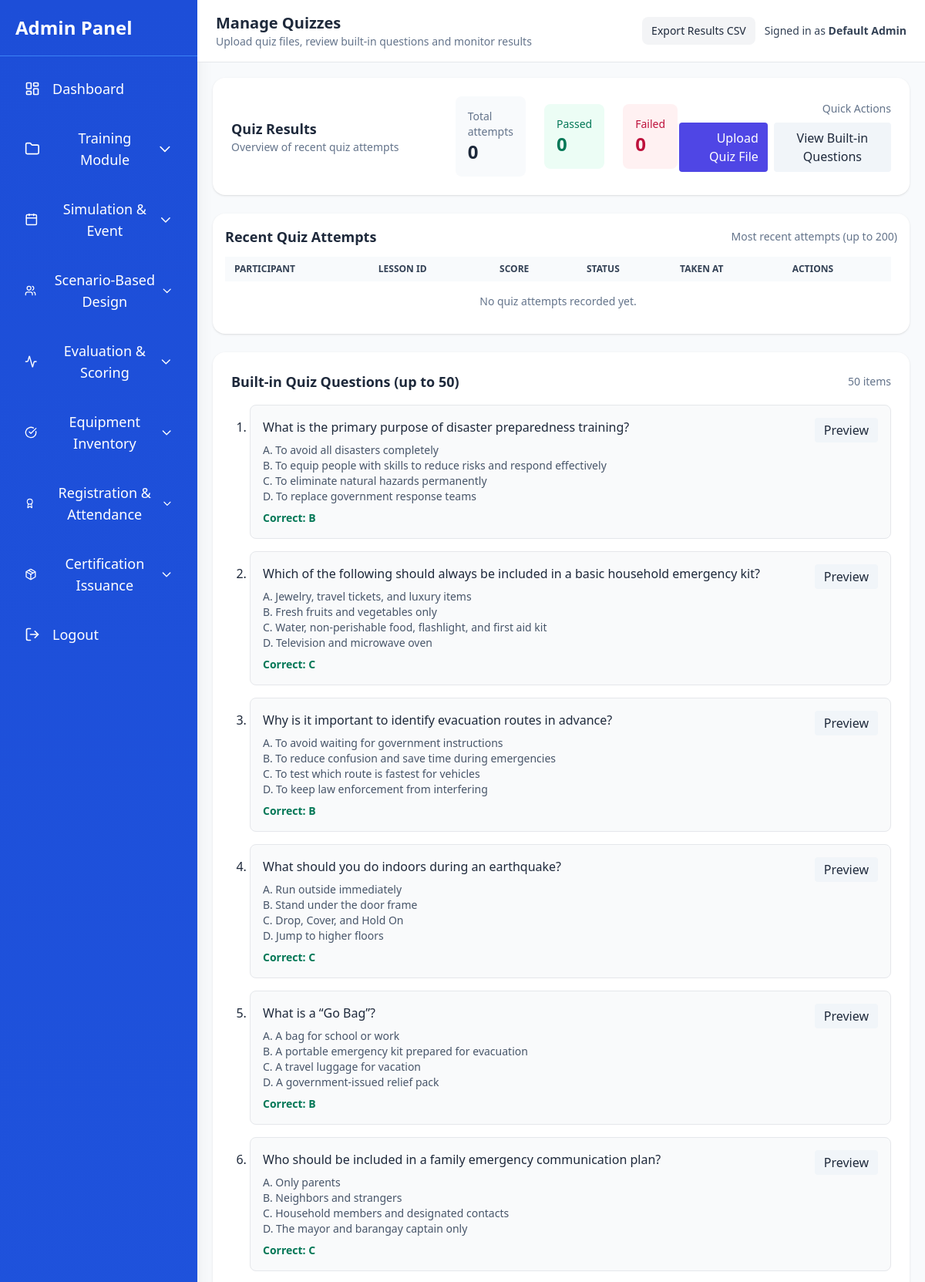
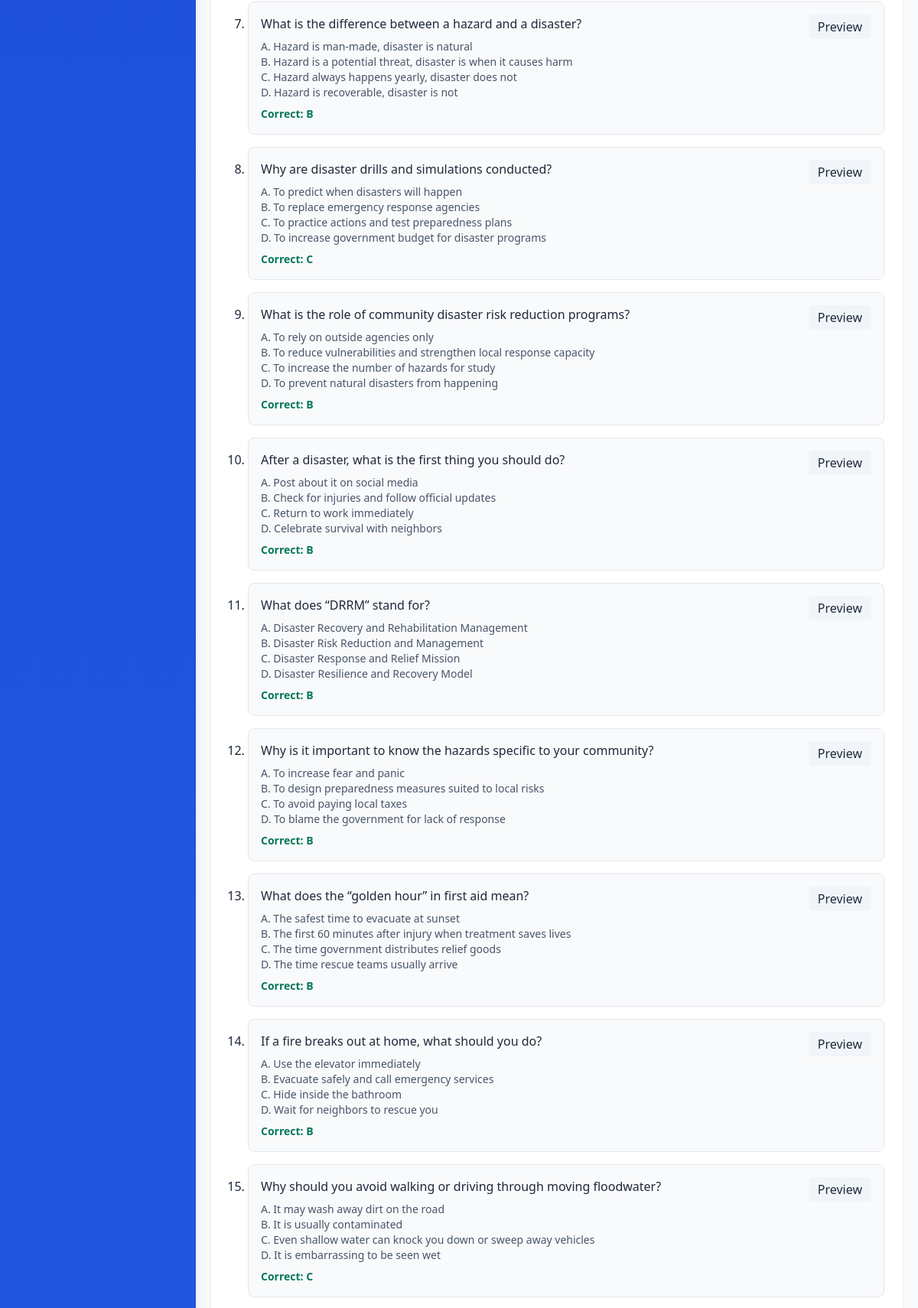
Page /admin/module1/module1.4.php (signed in, upper part) on the committed database (2 pictures, top to bottom).
### tables this page shows
CREATE TABLE `quiz_questions` (
  `question_id` int(11) NOT NULL,
  `lesson_id` int(11) DEFAULT NULL,
  `question` text NOT NULL,
  `option_a` varchar(255) NOT NULL,
  `option_b` varchar(255) NOT NULL,
  `option_c` varchar(255) NOT NULL,
  `option_d` varchar(255) NOT NULL,
  `correct_option` enum('A','B','C','D') NOT NULL,
  `quiz_id` int(11) DEFAULT NULL,
  `title` varchar(255) DEFAULT NULL,
  `created_at` datetime DEFAULT current_timestamp()
);

### admin/module1/module1.4.php (the view, shortened to what this page needs)
<?php
$host = "localhost";
$user = "root";
$pass = "";
$db   = "training_management";
$conn = new mysqli($host, $user, $pass, $db);
function esc($s){ return htmlspecialchars((string)$s, ENT_QUOTES, 'UTF-8'); }
function table_exists($conn, $table){
    $t = $conn->real_escape_string($table);
    $r = $conn->query("SHOW TABLES LIKE '{$t}'");
    return ($r && $r->num_rows > 0);
}
function column_exists($conn, $table, $column){
    $t = $conn->real_escape_string($table);
    $c = $conn->real_escape_string($column);
    $r = $conn->query("SHOW COLUMNS FROM `{$t}` LIKE '{$c}'");
    return ($r && $r->num_rows > 0);
}
$all_questions = [];
if (table_exists($conn, 'quiz_questions')) {
    if (column_exists($conn, 'quiz_questions', 'id')) {
        $orderCol = 'id';
    } elseif (column_exists($conn, 'quiz_questions', 'question_id')) {
        $orderCol = 'question_id';
    } else {
        $orderCol = null;
    }
    if ($orderCol) {
        $sql = "SELECT * FROM quiz_questions ORDER BY `{$orderCol}` ASC LIMIT 50";
    } else {
        $sql = "SELECT * FROM quiz_questions LIMIT 50";
    }
    $res_all = $conn->query($sql);
    if ($res_all) {
        while ($row = $res_all->fetch_assoc()) $all_questions[] = $row;
    }
}
$total = $passed = $failed = 0;
$recent_results = [];
function get_question_text($q) {
    if (isset($q['question'])) return $q['question'];
    return '[no question text]';
}
function get_option($q, $label) {
    $keys = [
        "option_{$label}", strtolower($label), strtoupper($label), "opt_{$label}"
    ];
    foreach ($keys as $k) {
        if (isset($q[$k]) && $q[$k] !== null && $q[$k] !== '') return $q[$k];
    }
    return '';
}
?>
<!doctype html>
<html lang="en">
<head>
  <script src="https://cdn.tailwindcss.com"></script>
</head>
<body class="font-sans text-slate-800">
<div class="app">
  <?php include '../sidebar.php'; ?>
  <div class="main">
    <header class="bg-white border-b px-6 py-4 flex items-center justify-between">
      <div>
        <h1 class="text-xl font-semibold">Manage Quizzes</h1>
        <div class="text-sm text-slate-500">Upload quiz files, review built-in questions and monitor results</div>
      </div>
      <div class="flex items-center gap-3">
        <a href="?export=results_csv" class="px-3 py-2 bg-gray-100 rounded-lg text-sm">Export Results CSV</a>
        <div class="text-sm text-slate-700">Signed in as <strong><?= esc($_SESSION['username'] ?? 'Admin') ?></strong></div>
      </div>
    </header>
    <main class="main-scroll">
      <div class="max-w-6xl mx-auto space-y-6">
        <section class="bg-white p-6 rounded-2xl shadow grid grid-cols-1 md:grid-cols-3 gap-4 items-center">
          <div>
            <h2 class="text-lg font-semibold">Quiz Results</h2>
            <p class="text-sm text-slate-500">Overview of recent quiz attempts</p>
          </div>
          <div class="flex items-center gap-6">
            <div class="p-4 bg-slate-50 rounded-lg">
              <div class="text-sm text-slate-500">Total attempts</div>
              <div class="text-2xl font-bold"><?= (int)$total ?></div>
            </div>
            <div class="p-4 bg-emerald-50 rounded-lg">
              <div class="text-sm text-emerald-700">Passed</div>
              <div class="text-2xl font-bold text-emerald-700"><?= (int)$passed ?></div>
            </div>
            <div class="p-4 bg-rose-50 rounded-lg">
              <div class="text-sm text-rose-700">Failed</div>
              <div class="text-2xl font-bold text-rose-700"><?= (int)$failed ?></div>
            </div>
          </div>
          <div class="text-right hidden md:block">
            <div class="text-sm text-slate-500">Quick Actions</div>
            <div class="mt-2 flex justify-end gap-2">
              <a href="#upload" class="px-3 py-2 rounded bg-indigo-600 text-white">Upload Quiz File</a>
              <button onclick="document.getElementById('questionsList').scrollIntoView({behavior:'smooth'})" class="px-3 py-2 rounded bg-slate-100">View Built-in Questions</button>
            </div>
          </div>
        </section>
        <section class="bg-white p-4 rounded-2xl shadow">
          <div class="flex items-center justify-between mb-3">
            <h3 class="text-lg font-semibold">Recent Quiz Attempts</h3>
            <div class="text-sm text-slate-500">Most recent attempts (up to 200)</div>
          </div>
          <div class="overflow-auto card-scroll">
            <table class="min-w-full text-sm">
              <thead class="bg-slate-50 text-slate-700 text-xs uppercase">
                <tr>
                  <th class="px-3 py-2 text-left">Participant</th>
                  <th class="px-3 py-2 text-left">Lesson ID</th>
                  <th class="px-3 py-2 text-left">Score</th>
                  <th class="px-3 py-2 text-left">Status</th>
                  <th class="px-3 py-2 text-left">Taken At</th>
                  <th class="px-3 py-2 text-left">Actions</th>
                </tr>
              </thead>
              <tbody>
                <?php if (count($recent_results) > 0): foreach ($recent_results as $r): ?>
                  <tr class="border-b hover:bg-gray-50">
                    <td class="px-3 py-2 font-medium"><?= esc($r['participant_name'] ?? 'Unknown') ?></td>
                    <td class="px-3 py-2"><?= esc($r['lesson_id'] ?? '-') ?></td>
                    <td class="px-3 py-2"><?= esc($r['score'] ?? '-') ?> / <?= esc($r['total_questions'] ?? '-') ?></td>
                    <td class="px-3 py-2 <?= (strtolower($r['status'] ?? '') === 'passed') ? 'text-emerald-600 font-semibold' : 'text-rose-600 font-semibold' ?>"><?= esc($r['status'] ?? '-') ?></td>
                    <td class="px-3 py-2"><?= esc($r['taken_at'] ?? '-') ?></td>
                    <td class="px-3 py-2">
                      <div class="flex gap-2">
                        <button class="px-2 py-1 bg-slate-100 rounded view-result-btn" data-id="<?= (int)($r['id'] ?? 0) ?>">View</button>
                        <a href="mailto:?subject=Quiz%20Result&body=See%20result%20for%20<?= rawurlencode($r['participant_name'] ?? '') ?>" class="px-2 py-1 bg-gray-100 rounded">Email</a>
                      </div>
                    </td>
                  </tr>
                <?php endforeach; else: ?>
                  <tr><td colspan="6" class="p-4 text-center text-slate-500">No quiz attempts recorded yet.</td></tr>
                <?php endif; ?>
              </tbody>
            </table>
          </div>
        </section>
        <section id="questionsList" class="bg-white p-6 rounded-2xl shadow">
          <div class="flex items-center justify-between mb-4">
            <h3 class="text-lg font-semibold">Built-in Quiz Questions (up to 50)</h3>
            <div class="text-sm text-slate-500"><?= count($all_questions) ?> items</div>
          </div>
          <?php if (count($all_questions) > 0): ?>
            <ol class="space-y-4 list-decimal pl-6">
              <?php foreach ($all_questions as $q):
                $qText = get_question_text($q);
                $a = get_option($q,'a');
                $b = get_option($q,'b');
                $c = get_option($q,'c');
                $d = get_option($q,'d');
                $correct = $q['correct_option'] ?? ($q['answer'] ?? '');
              ?>
                <li class="p-4 border rounded-lg bg-gray-50">
                  <div class="flex items-start justify-between gap-4">
                    <div>
                      <p class="font-medium text-slate-800"><?= esc($qText) ?></p>
                      <ul class="mt-2 text-sm text-slate-600">
                        <?php if ($a !== ''): ?><li>A. <?= esc($a) ?></li><?php endif; ?>
                        <?php if ($b !== ''): ?><li>B. <?= esc($b) ?></li><?php endif; ?>
                        <?php if ($c !== ''): ?><li>C. <?= esc($c) ?></li><?php endif; ?>
                        <?php if ($d !== ''): ?><li>D. <?= esc($d) ?></li><?php endif; ?>
                      </ul>
                      <p class="mt-2 text-sm text-emerald-700 font-semibold">Correct: <?= esc($correct) ?></p>
                    </div>
                    <div class="text-right">
                      <button class="px-3 py-1 bg-slate-100 rounded view-question-btn" data-q='<?= esc(json_encode($q, JSON_HEX_APOS|JSON_HEX_QUOT)) ?>'>Preview</button>
                    </div>
                  </div>
                </li>
              <?php endforeach; ?>
            </ol>
          <?php else: ?>
            <p class="text-slate-500">No built-in questions found. Add questions in the builder or import one.</p>
          <?php endif; ?>
        </section>
      </div>
    </main>
  </div>
</div>
</body>
</html>

### admin/module1/module1.4.php (style rules this page uses)
html,body { height:100% }
.app { display:flex;height:100vh;overflow:hidden;background:#f8fafc }
.main { flex:1;display:flex;flex-direction:column;min-width:0 }
.main-scroll { flex:1;overflow:auto;padding:1.25rem }
.card-scroll { max-height:48vh;overflow:auto;padding-right:8px }

### rows in the picture
quiz_questions: question "What is the primary purpose of disaster preparedness training?", option_a "To avoid all disasters completely", option_b "To equip people with skills to reduce risks and respond effectively", option_c "To eliminate natural hazards permanently", option_d "To replace government response teams", correct_option "B"
quiz_questions: question "Which of the following should always be included in a basic household emergency kit?", option_a "Jewelry, travel tickets, and luxury items", option_b "Fresh fruits and vegetables only", option_c "Water, non-perishable food, flashlight, and first aid kit", option_d "Television and microwave oven", correct_option "C"
quiz_questions: question "Why is it important to identify evacuation routes in advance?", option_a "To avoid waiting for government instructions", option_b "To reduce confusion and save time during emergencies", option_c "To test which route is fastest for vehicles", option_d "To keep law enforcement from interfering", correct_option "B"
quiz_questions: question "What should you do indoors during an earthquake?", option_a "Run outside immediately", option_b "Stand under the door frame", option_c "Drop, Cover, and Hold On", option_d "Jump to higher floors", correct_option "C"
quiz_questions: question "What is a “Go Bag”?", option_a "A bag for school or work", option_b "A portable emergency kit prepared for evacuation", option_c "A travel luggage for vacation", option_d "A government-issued relief pack", correct_option "B"
quiz_questions: question "Who should be included in a family emergency communication plan?", option_a "Only parents", option_b "Neighbors and strangers", option_c "Household members and designated contacts", option_d "The mayor and barangay captain only", correct_option "C"
quiz_questions: question "What is the difference between a hazard and a disaster?", option_a "Hazard is man-made, disaster is natural", option_b "Hazard is a potential threat, disaster is when it causes harm", option_c "Hazard always happens yearly, disaster does not", option_d "Hazard is recoverable, disaster is not", correct_option "B"
quiz_questions: question "Why are disaster drills and simulations conducted?", option_a "To predict when disasters will happen", option_b "To replace emergency response agencies", option_c "To practice actions and test preparedness plans", option_d "To increase government budget for disaster programs", correct_option "C"
quiz_questions: question "What is the role of community disaster risk reduction programs?", option_a "To rely on outside agencies only", option_b "To reduce vulnerabilities and strengthen local response capacity", option_c "To increase the number of hazards for study", option_d "To prevent natural disasters from happening", correct_option "B"
quiz_questions: question "After a disaster, what is the first thing you should do?", option_a "Post about it on social media", option_b "Check for injuries and follow official updates", option_c "Return to work immediately", option_d "Celebrate survival with neighbors", correct_option "B"
quiz_questions: question "What does “DRRM” stand for?", option_a "Disaster Recovery and Rehabilitation Management", option_b "Disaster Risk Reduction and Management", option_c "Disaster Response and Relief Mission", option_d "Disaster Resilience and Recovery Model", correct_option "B"
quiz_questions: question "Why is it important to know the hazards specific to your community?", option_a "To increase fear and panic", option_b "To design preparedness measures suited to local risks", option_c "To avoid paying local taxes", option_d "To blame the government for lack of response", correct_option "B"
quiz_questions: question "What does the “golden hour” in first aid mean?", option_a "The safest time to evacuate at sunset", option_b "The first 60 minutes after injury when treatment saves lives", option_c "The time government distributes relief goods", option_d "The time rescue teams usually arrive", correct_option "B"
quiz_questions: question "If a fire breaks out at home, what should you do?", option_a "Use the elevator immediately", option_b "Evacuate safely and call emergency services", option_c "Hide inside the bathroom", option_d "Wait for neighbors to rescue you", correct_option "B"
quiz_questions: question "Why should you avoid walking or driving through moving floodwater?", option_a "It may wash away dirt on the road", option_b "It is usually contaminated", option_c "Even shallow water can knock you down or sweep away vehicles", option_d "It is embarrassing to be seen wet", correct_option "C"

### other values in the picture
$_SESSION['username'] "Default Admin"
$total "0"
$passed "0"
$failed "0"
count($all_questions) "50"
